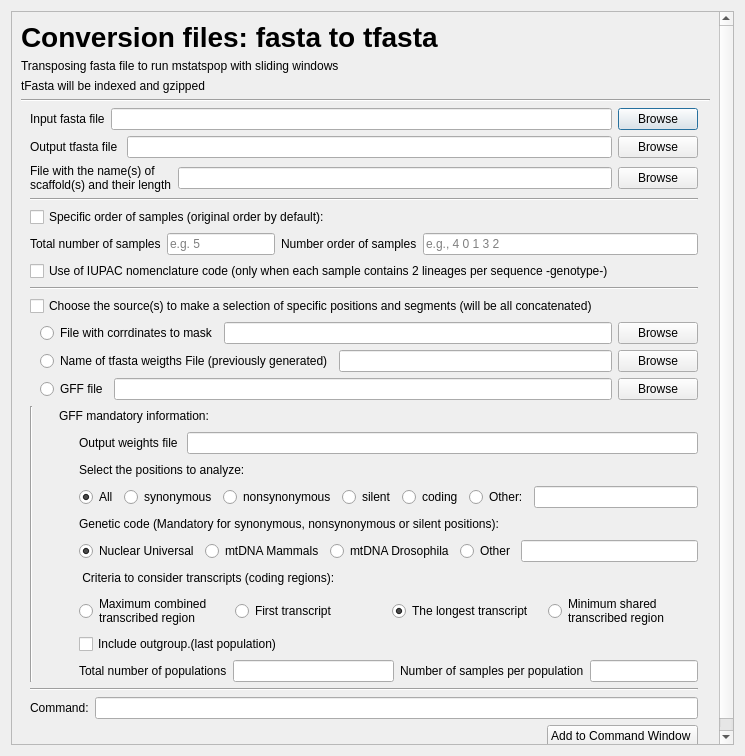
<?xml version="1.0" encoding="UTF-8"?>
<ui version="4.0">
 <class>Dialog</class>
 <widget class="QDialog" name="Dialog">
  <property name="geometry">
   <rect>
    <x>0</x>
    <y>0</y>
    <width>745</width>
    <height>756</height>
   </rect>
  </property>
  <property name="sizePolicy">
   <sizepolicy hsizetype="Preferred" vsizetype="Fixed">
    <horstretch>0</horstretch>
    <verstretch>0</verstretch>
   </sizepolicy>
  </property>
  <property name="minimumSize">
   <size>
    <width>729</width>
    <height>300</height>
   </size>
  </property>
  <property name="windowTitle">
   <string>Dialog</string>
  </property>
  <layout class="QGridLayout" name="gridLayout">
   <item row="0" column="0">
    <widget class="QScrollArea" name="scrollArea">
     <property name="sizePolicy">
      <sizepolicy hsizetype="Preferred" vsizetype="Preferred">
       <horstretch>0</horstretch>
       <verstretch>0</verstretch>
      </sizepolicy>
     </property>
     <property name="font">
      <font>
       <weight>50</weight>
       <italic>false</italic>
       <bold>false</bold>
       <underline>false</underline>
       <strikeout>false</strikeout>
       <kerning>true</kerning>
      </font>
     </property>
     <property name="lineWidth">
      <number>0</number>
     </property>
     <property name="widgetResizable">
      <bool>true</bool>
     </property>
     <widget class="QWidget" name="scrollAreaWidgetContents">
      <property name="geometry">
       <rect>
        <x>0</x>
        <y>0</y>
        <width>719</width>
        <height>1004</height>
       </rect>
      </property>
      <layout class="QGridLayout" name="gridLayout_2">
       <item row="2" column="0">
        <widget class="QFrame" name="frameWeight">
         <property name="frameShape">
          <enum>QFrame::NoFrame</enum>
         </property>
         <property name="frameShadow">
          <enum>QFrame::Raised</enum>
         </property>
         <layout class="QVBoxLayout" name="verticalLayout_8">
          <property name="topMargin">
           <number>0</number>
          </property>
          <property name="rightMargin">
           <number>12</number>
          </property>
          <property name="bottomMargin">
           <number>0</number>
          </property>
          <item>
           <layout class="QHBoxLayout" name="horizontalLayout_input_option_i" stretch="0,0,0">
            <property name="spacing">
             <number>6</number>
            </property>
            <item>
             <widget class="QLabel" name="labelInput_fasta">
              <property name="text">
               <string>Input fasta file</string>
              </property>
             </widget>
            </item>
            <item>
             <widget class="QLineEdit" name="lineInput_fasta"/>
            </item>
            <item>
             <widget class="QPushButton" name="openInput_fasta">
              <property name="text">
               <string>Browse</string>
              </property>
              <property name="autoDefault">
               <bool>true</bool>
              </property>
             </widget>
            </item>
           </layout>
          </item>
          <item>
           <layout class="QHBoxLayout" name="horizontalLayout_output_option_o">
            <item>
             <widget class="QLabel" name="labelOutput_tfasta">
              <property name="text">
               <string>Output tfasta file </string>
              </property>
             </widget>
            </item>
            <item>
             <widget class="QLineEdit" name="lineOutput_tfasta"/>
            </item>
            <item>
             <widget class="QPushButton" name="openInput_fasta_2">
              <property name="text">
               <string>Browse</string>
              </property>
              <property name="autoDefault">
               <bool>true</bool>
              </property>
             </widget>
            </item>
           </layout>
          </item>
          <item>
           <layout class="QHBoxLayout" name="horizontalLayout_option_n">
            <item>
             <widget class="QLabel" name="labelScaffold">
              <property name="text">
               <string>File with the name(s) of
scaffold(s) and their length</string>
              </property>
             </widget>
            </item>
            <item>
             <widget class="QLineEdit" name="lineScaffold">
              <property name="placeholderText">
               <string/>
              </property>
             </widget>
            </item>
            <item>
             <widget class="QPushButton" name="openScaffold">
              <property name="text">
               <string>Browse</string>
              </property>
             </widget>
            </item>
           </layout>
          </item>
          <item>
           <widget class="Line" name="line_4">
            <property name="orientation">
             <enum>Qt::Horizontal</enum>
            </property>
           </widget>
          </item>
          <item>
           <widget class="QCheckBox" name="checkOrderSamplesConv">
            <property name="text">
             <string>Specific order of samples (original order by default):</string>
            </property>
           </widget>
          </item>
          <item>
           <layout class="QHBoxLayout" name="horizontalLayout_61">
            <item>
             <widget class="QLabel" name="labelOrderSamplesConv">
              <property name="text">
               <string>Total number of samples</string>
              </property>
             </widget>
            </item>
            <item>
             <widget class="QLineEdit" name="lineOrderSamples_total">
              <property name="sizePolicy">
               <sizepolicy hsizetype="Fixed" vsizetype="Fixed">
                <horstretch>0</horstretch>
                <verstretch>0</verstretch>
               </sizepolicy>
              </property>
              <property name="placeholderText">
               <string>e.g. 5</string>
              </property>
             </widget>
            </item>
            <item>
             <layout class="QHBoxLayout" name="horizontalLayout_63">
              <item>
               <widget class="QLabel" name="labelOrderSamplesConv2">
                <property name="text">
                 <string>Number order of samples</string>
                </property>
               </widget>
              </item>
              <item>
               <widget class="QLineEdit" name="lineOrderSamplesConv2">
                <property name="placeholderText">
                 <string>e.g., 4 0 1 3 2</string>
                </property>
               </widget>
              </item>
             </layout>
            </item>
           </layout>
          </item>
          <item>
           <widget class="QCheckBox" name="checkIUPACConv">
            <property name="text">
             <string>Use of IUPAC nomenclature code (only when each sample contains 2 lineages per sequence -genotype-)</string>
            </property>
           </widget>
          </item>
          <item>
           <widget class="Line" name="line_7">
            <property name="orientation">
             <enum>Qt::Horizontal</enum>
            </property>
           </widget>
          </item>
          <item>
           <widget class="QCheckBox" name="checkBox">
            <property name="text">
             <string>Choose the source(s) to make a selection of specific positions and segments (will be all concatenated)</string>
            </property>
            <property name="autoExclusive">
             <bool>false</bool>
            </property>
            <property name="tristate">
             <bool>true</bool>
            </property>
            <attribute name="buttonGroup">
             <string notr="true">buttonGroup_2</string>
            </attribute>
           </widget>
          </item>
          <item>
           <layout class="QVBoxLayout" name="verticalLayout">
            <property name="leftMargin">
             <number>10</number>
            </property>
            <property name="bottomMargin">
             <number>0</number>
            </property>
            <item>
             <layout class="QHBoxLayout" name="horizontalLayout_mask_option_m">
              <item>
               <widget class="QRadioButton" name="radioButton">
                <property name="text">
                 <string>File with corrdinates to mask</string>
                </property>
                <property name="autoExclusive">
                 <bool>true</bool>
                </property>
                <attribute name="buttonGroup">
                 <string notr="true">buttonGroup_2</string>
                </attribute>
               </widget>
              </item>
              <item>
               <widget class="QLineEdit" name="lineMaskFile"/>
              </item>
              <item>
               <widget class="QPushButton" name="openMaskFile">
                <property name="text">
                 <string>Browse</string>
                </property>
               </widget>
              </item>
             </layout>
            </item>
            <item>
             <layout class="QHBoxLayout" name="horizontalLayout_75">
              <item>
               <widget class="QRadioButton" name="radioButton_2">
                <property name="text">
                 <string>Name of tfasta weigths File (previously generated)</string>
                </property>
                <property name="autoExclusive">
                 <bool>true</bool>
                </property>
                <attribute name="buttonGroup">
                 <string notr="true">buttonGroup_2</string>
                </attribute>
               </widget>
              </item>
              <item>
               <widget class="QLineEdit" name="lineWeightFile"/>
              </item>
              <item>
               <widget class="QPushButton" name="openWeightFile">
                <property name="text">
                 <string>Browse</string>
                </property>
               </widget>
              </item>
             </layout>
            </item>
            <item>
             <layout class="QHBoxLayout" name="horizontalLayout_gffinput_option_g">
              <item>
               <widget class="QRadioButton" name="radioButton_3">
                <property name="text">
                 <string>GFF file</string>
                </property>
                <property name="autoExclusive">
                 <bool>false</bool>
                </property>
                <attribute name="buttonGroup">
                 <string notr="true">buttonGroup_2</string>
                </attribute>
               </widget>
              </item>
              <item>
               <widget class="QLineEdit" name="lineGFFFile"/>
              </item>
              <item>
               <widget class="QPushButton" name="openGFFFile">
                <property name="text">
                 <string>Browse</string>
                </property>
               </widget>
              </item>
             </layout>
            </item>
           </layout>
          </item>
          <item>
           <layout class="QHBoxLayout" name="horizontalLayout_gff_options">
            <property name="topMargin">
             <number>0</number>
            </property>
            <property name="bottomMargin">
             <number>0</number>
            </property>
            <item>
             <widget class="Line" name="line_5">
              <property name="orientation">
               <enum>Qt::Vertical</enum>
              </property>
             </widget>
            </item>
            <item>
             <layout class="QHBoxLayout" name="horizontalLayout_8">
              <property name="topMargin">
               <number>0</number>
              </property>
              <property name="bottomMargin">
               <number>0</number>
              </property>
              <item>
               <layout class="QVBoxLayout" name="verticalLayout_10">
                <property name="bottomMargin">
                 <number>0</number>
                </property>
                <item>
                 <layout class="QVBoxLayout" name="verticalLayout_9">
                  <property name="topMargin">
                   <number>0</number>
                  </property>
                  <property name="bottomMargin">
                   <number>0</number>
                  </property>
                  <item>
                   <layout class="QHBoxLayout" name="horizontalLayout_3">
                    <property name="topMargin">
                     <number>0</number>
                    </property>
                    <property name="bottomMargin">
                     <number>0</number>
                    </property>
                    <item>
                     <spacer name="horizontalSpacer_5">
                      <property name="orientation">
                       <enum>Qt::Horizontal</enum>
                      </property>
                      <property name="sizeType">
                       <enum>QSizePolicy::Fixed</enum>
                      </property>
                      <property name="sizeHint" stdset="0">
                       <size>
                        <width>20</width>
                        <height>20</height>
                       </size>
                      </property>
                     </spacer>
                    </item>
                    <item>
                     <widget class="QLabel" name="gff_info_label">
                      <property name="text">
                       <string>GFF mandatory information:</string>
                      </property>
                     </widget>
                    </item>
                   </layout>
                  </item>
                 </layout>
                </item>
                <item>
                 <layout class="QHBoxLayout" name="horizontalLayout_output_option_o_2">
                  <item>
                   <spacer name="horizontalSpacer_4">
                    <property name="orientation">
                     <enum>Qt::Horizontal</enum>
                    </property>
                    <property name="sizeType">
                     <enum>QSizePolicy::Fixed</enum>
                    </property>
                    <property name="sizeHint" stdset="0">
                     <size>
                      <width>40</width>
                      <height>20</height>
                     </size>
                    </property>
                   </spacer>
                  </item>
                  <item>
                   <widget class="QLabel" name="labelOutputWeight_2">
                    <property name="text">
                     <string>Output weights file </string>
                    </property>
                   </widget>
                  </item>
                  <item>
                   <widget class="QLineEdit" name="lineOutputWeight_2"/>
                  </item>
                 </layout>
                </item>
                <item>
                 <layout class="QHBoxLayout" name="horizontalLayout_6">
                  <property name="topMargin">
                   <number>0</number>
                  </property>
                  <property name="bottomMargin">
                   <number>0</number>
                  </property>
                  <item>
                   <spacer name="horizontalSpacer_9">
                    <property name="orientation">
                     <enum>Qt::Horizontal</enum>
                    </property>
                    <property name="sizeType">
                     <enum>QSizePolicy::Fixed</enum>
                    </property>
                    <property name="sizeHint" stdset="0">
                     <size>
                      <width>40</width>
                      <height>20</height>
                     </size>
                    </property>
                   </spacer>
                  </item>
                  <item>
                   <layout class="QVBoxLayout" name="verticalLayout_14">
                    <property name="bottomMargin">
                     <number>0</number>
                    </property>
                    <item>
                     <widget class="QLabel" name="labelCodeWeight_2">
                      <property name="text">
                       <string>Select the positions to analyze:</string>
                      </property>
                     </widget>
                    </item>
                   </layout>
                  </item>
                 </layout>
                </item>
                <item>
                 <layout class="QVBoxLayout" name="verticalLayout_11">
                  <property name="topMargin">
                   <number>0</number>
                  </property>
                  <property name="bottomMargin">
                   <number>0</number>
                  </property>
                  <item>
                   <layout class="QHBoxLayout" name="horizontalLayout_9">
                    <property name="topMargin">
                     <number>0</number>
                    </property>
                    <property name="bottomMargin">
                     <number>0</number>
                    </property>
                    <item>
                     <spacer name="horizontalSpacer_8">
                      <property name="orientation">
                       <enum>Qt::Horizontal</enum>
                      </property>
                      <property name="sizeType">
                       <enum>QSizePolicy::Fixed</enum>
                      </property>
                      <property name="sizeHint" stdset="0">
                       <size>
                        <width>40</width>
                        <height>20</height>
                       </size>
                      </property>
                     </spacer>
                    </item>
                    <item>
                     <widget class="QRadioButton" name="radio_notation_all">
                      <property name="text">
                       <string>All</string>
                      </property>
                      <property name="checked">
                       <bool>true</bool>
                      </property>
                      <attribute name="buttonGroup">
                       <string notr="true">buttonGroup_5</string>
                      </attribute>
                     </widget>
                    </item>
                    <item>
                     <widget class="QRadioButton" name="radio_notation_syn">
                      <property name="text">
                       <string>synonymous</string>
                      </property>
                      <attribute name="buttonGroup">
                       <string notr="true">buttonGroup_5</string>
                      </attribute>
                     </widget>
                    </item>
                    <item>
                     <widget class="QRadioButton" name="radio_notation_nonsyn">
                      <property name="text">
                       <string>nonsynonymous</string>
                      </property>
                      <attribute name="buttonGroup">
                       <string notr="true">buttonGroup_5</string>
                      </attribute>
                     </widget>
                    </item>
                    <item>
                     <widget class="QRadioButton" name="radio_notation_silent">
                      <property name="text">
                       <string>silent</string>
                      </property>
                      <attribute name="buttonGroup">
                       <string notr="true">buttonGroup_5</string>
                      </attribute>
                     </widget>
                    </item>
                    <item>
                     <widget class="QRadioButton" name="radio_notation_coding">
                      <property name="text">
                       <string>coding</string>
                      </property>
                      <attribute name="buttonGroup">
                       <string notr="true">buttonGroup_5</string>
                      </attribute>
                     </widget>
                    </item>
                    <item>
                     <layout class="QHBoxLayout" name="horizontalLayout_142">
                      <property name="leftMargin">
                       <number>0</number>
                      </property>
                      <item>
                       <widget class="QRadioButton" name="radio_notation_other">
                        <property name="text">
                         <string>Other:</string>
                        </property>
                        <attribute name="buttonGroup">
                         <string notr="true">buttonGroup_5</string>
                        </attribute>
                       </widget>
                      </item>
                      <item>
                       <widget class="QLineEdit" name="lineTypeWeight">
                        <property name="placeholderText">
                         <string/>
                        </property>
                       </widget>
                      </item>
                     </layout>
                    </item>
                   </layout>
                  </item>
                 </layout>
                </item>
                <item>
                 <layout class="QHBoxLayout" name="horizontalLayout_4">
                  <property name="topMargin">
                   <number>0</number>
                  </property>
                  <property name="bottomMargin">
                   <number>0</number>
                  </property>
                  <item>
                   <spacer name="horizontalSpacer_6">
                    <property name="orientation">
                     <enum>Qt::Horizontal</enum>
                    </property>
                    <property name="sizeType">
                     <enum>QSizePolicy::Fixed</enum>
                    </property>
                    <property name="sizeHint" stdset="0">
                     <size>
                      <width>40</width>
                      <height>20</height>
                     </size>
                    </property>
                   </spacer>
                  </item>
                  <item>
                   <layout class="QVBoxLayout" name="verticalLayout_12">
                    <property name="bottomMargin">
                     <number>0</number>
                    </property>
                    <item>
                     <widget class="QLabel" name="labelCodeWeight">
                      <property name="text">
                       <string>Genetic code (Mandatory for synonymous, nonsynonymous or silent positions):</string>
                      </property>
                     </widget>
                    </item>
                   </layout>
                  </item>
                 </layout>
                </item>
                <item>
                 <layout class="QHBoxLayout" name="horizontalLayout_73">
                  <item>
                   <spacer name="horizontalSpacer_2">
                    <property name="orientation">
                     <enum>Qt::Horizontal</enum>
                    </property>
                    <property name="sizeType">
                     <enum>QSizePolicy::Fixed</enum>
                    </property>
                    <property name="sizeHint" stdset="0">
                     <size>
                      <width>40</width>
                      <height>20</height>
                     </size>
                    </property>
                   </spacer>
                  </item>
                  <item>
                   <widget class="QRadioButton" name="radioGeneticCodeUniversal">
                    <property name="text">
                     <string>Nuclear Universal</string>
                    </property>
                    <property name="checked">
                     <bool>true</bool>
                    </property>
                    <attribute name="buttonGroup">
                     <string notr="true">buttonGroup_3</string>
                    </attribute>
                   </widget>
                  </item>
                  <item>
                   <widget class="QRadioButton" name="radioGeneticCodemtMamm">
                    <property name="text">
                     <string>mtDNA Mammals</string>
                    </property>
                    <attribute name="buttonGroup">
                     <string notr="true">buttonGroup_3</string>
                    </attribute>
                   </widget>
                  </item>
                  <item>
                   <widget class="QRadioButton" name="radioGeneticCodemtDros">
                    <property name="text">
                     <string>mtDNA Drosophila</string>
                    </property>
                    <attribute name="buttonGroup">
                     <string notr="true">buttonGroup_3</string>
                    </attribute>
                   </widget>
                  </item>
                  <item>
                   <layout class="QHBoxLayout" name="horizontalLayout_157">
                    <item>
                     <widget class="QRadioButton" name="radioGeneticCode4Weight">
                      <property name="text">
                       <string>Other</string>
                      </property>
                      <attribute name="buttonGroup">
                       <string notr="true">buttonGroup_3</string>
                      </attribute>
                     </widget>
                    </item>
                    <item>
                     <widget class="QLineEdit" name="lineGeneticCode4Weight"/>
                    </item>
                   </layout>
                  </item>
                 </layout>
                </item>
                <item>
                 <layout class="QHBoxLayout" name="horizontalLayout_5">
                  <property name="bottomMargin">
                   <number>0</number>
                  </property>
                  <item>
                   <spacer name="horizontalSpacer_7">
                    <property name="orientation">
                     <enum>Qt::Horizontal</enum>
                    </property>
                    <property name="sizeType">
                     <enum>QSizePolicy::Fixed</enum>
                    </property>
                    <property name="sizeHint" stdset="0">
                     <size>
                      <width>40</width>
                      <height>20</height>
                     </size>
                    </property>
                   </spacer>
                  </item>
                  <item>
                   <layout class="QVBoxLayout" name="verticalLayout_13">
                    <property name="bottomMargin">
                     <number>0</number>
                    </property>
                    <item>
                     <widget class="QLabel" name="labelCriteriaWeight">
                      <property name="text">
                       <string> Criteria to consider transcripts (coding regions):</string>
                      </property>
                     </widget>
                    </item>
                   </layout>
                  </item>
                 </layout>
                </item>
                <item>
                 <layout class="QHBoxLayout" name="horizontalLayout_74">
                  <item>
                   <spacer name="horizontalSpacer_3">
                    <property name="orientation">
                     <enum>Qt::Horizontal</enum>
                    </property>
                    <property name="sizeType">
                     <enum>QSizePolicy::Fixed</enum>
                    </property>
                    <property name="sizeHint" stdset="0">
                     <size>
                      <width>40</width>
                      <height>20</height>
                     </size>
                    </property>
                   </spacer>
                  </item>
                  <item>
                   <widget class="QRadioButton" name="radioCriteriaTransMax">
                    <property name="text">
                     <string>Maximum combined
transcribed region</string>
                    </property>
                    <attribute name="buttonGroup">
                     <string notr="true">buttonGroup_4</string>
                    </attribute>
                   </widget>
                  </item>
                  <item>
                   <widget class="QRadioButton" name="radioCriteriaTransFirst">
                    <property name="text">
                     <string>First transcript</string>
                    </property>
                    <attribute name="buttonGroup">
                     <string notr="true">buttonGroup_4</string>
                    </attribute>
                   </widget>
                  </item>
                  <item>
                   <widget class="QRadioButton" name="radioCriteriaTransLong">
                    <property name="text">
                     <string>The longest transcript</string>
                    </property>
                    <property name="checkable">
                     <bool>true</bool>
                    </property>
                    <property name="checked">
                     <bool>true</bool>
                    </property>
                    <attribute name="buttonGroup">
                     <string notr="true">buttonGroup_4</string>
                    </attribute>
                   </widget>
                  </item>
                  <item>
                   <widget class="QRadioButton" name="radioCriteriaTransMin">
                    <property name="text">
                     <string>Minimum shared
transcribed region</string>
                    </property>
                    <attribute name="buttonGroup">
                     <string notr="true">buttonGroup_4</string>
                    </attribute>
                   </widget>
                  </item>
                 </layout>
                </item>
                <item>
                 <layout class="QHBoxLayout" name="horizontalLayout">
                  <property name="bottomMargin">
                   <number>0</number>
                  </property>
                  <item>
                   <spacer name="horizontalSpacer_11">
                    <property name="orientation">
                     <enum>Qt::Horizontal</enum>
                    </property>
                    <property name="sizeType">
                     <enum>QSizePolicy::Fixed</enum>
                    </property>
                    <property name="sizeHint" stdset="0">
                     <size>
                      <width>40</width>
                      <height>20</height>
                     </size>
                    </property>
                   </spacer>
                  </item>
                  <item>
                   <widget class="QCheckBox" name="checkOutgroupWeight">
                    <property name="text">
                     <string>Include outgroup.(last population)</string>
                    </property>
                   </widget>
                  </item>
                 </layout>
                </item>
                <item>
                 <layout class="QHBoxLayout" name="horizontalLayout_62">
                  <item>
                   <spacer name="horizontalSpacer_10">
                    <property name="orientation">
                     <enum>Qt::Horizontal</enum>
                    </property>
                    <property name="sizeType">
                     <enum>QSizePolicy::Fixed</enum>
                    </property>
                    <property name="sizeHint" stdset="0">
                     <size>
                      <width>40</width>
                      <height>20</height>
                     </size>
                    </property>
                   </spacer>
                  </item>
                  <item>
                   <widget class="QLabel" name="label_44">
                    <property name="text">
                     <string>Total number of populations</string>
                    </property>
                   </widget>
                  </item>
                  <item>
                   <widget class="QLineEdit" name="lineTotalPopsConv"/>
                  </item>
                  <item>
                   <layout class="QHBoxLayout" name="horizontalLayout_60">
                    <item>
                     <widget class="QLabel" name="label_43">
                      <property name="text">
                       <string>Number of samples per population</string>
                      </property>
                     </widget>
                    </item>
                    <item>
                     <widget class="QLineEdit" name="lineSamplesPopsConv"/>
                    </item>
                   </layout>
                  </item>
                 </layout>
                </item>
               </layout>
              </item>
             </layout>
            </item>
           </layout>
          </item>
          <item>
           <widget class="Line" name="line_3">
            <property name="orientation">
             <enum>Qt::Horizontal</enum>
            </property>
           </widget>
          </item>
          <item>
           <layout class="QHBoxLayout" name="horizontalLayout_7">
            <property name="bottomMargin">
             <number>0</number>
            </property>
            <item>
             <layout class="QHBoxLayout" name="horizontalLayout_10">
              <property name="bottomMargin">
               <number>0</number>
              </property>
              <item>
               <widget class="QLabel" name="label">
                <property name="sizePolicy">
                 <sizepolicy hsizetype="Fixed" vsizetype="Preferred">
                  <horstretch>0</horstretch>
                  <verstretch>0</verstretch>
                 </sizepolicy>
                </property>
                <property name="text">
                 <string>Command:</string>
                </property>
               </widget>
              </item>
             </layout>
            </item>
            <item>
             <layout class="QHBoxLayout" name="horizontalLayout_11">
              <property name="rightMargin">
               <number>0</number>
              </property>
              <property name="bottomMargin">
               <number>0</number>
              </property>
              <item>
               <widget class="QLineEdit" name="lineEdit"/>
              </item>
             </layout>
            </item>
           </layout>
          </item>
          <item>
           <layout class="QHBoxLayout" name="horizontalLayout_2">
            <property name="rightMargin">
             <number>0</number>
            </property>
            <property name="bottomMargin">
             <number>0</number>
            </property>
            <item>
             <spacer name="horizontalSpacer">
              <property name="orientation">
               <enum>Qt::Horizontal</enum>
              </property>
              <property name="sizeHint" stdset="0">
               <size>
                <width>40</width>
                <height>20</height>
               </size>
              </property>
             </spacer>
            </item>
            <item>
             <widget class="QPushButton" name="Button_AddCommandWin">
              <property name="text">
               <string>Add to Command Window </string>
              </property>
             </widget>
            </item>
           </layout>
          </item>
         </layout>
        </widget>
       </item>
       <item row="1" column="0">
        <widget class="Line" name="line">
         <property name="orientation">
          <enum>Qt::Horizontal</enum>
         </property>
        </widget>
       </item>
       <item row="0" column="0">
        <layout class="QHBoxLayout" name="horizontalLayout_15">
         <property name="sizeConstraint">
          <enum>QLayout::SetFixedSize</enum>
         </property>
         <property name="topMargin">
          <number>0</number>
         </property>
         <property name="rightMargin">
          <number>10</number>
         </property>
         <item>
          <layout class="QHBoxLayout" name="horizontalLayout_16">
           <property name="rightMargin">
            <number>10</number>
           </property>
           <item>
            <layout class="QVBoxLayout" name="verticalLayout_22">
             <property name="sizeConstraint">
              <enum>QLayout::SetFixedSize</enum>
             </property>
             <property name="bottomMargin">
              <number>0</number>
             </property>
             <item>
              <layout class="QVBoxLayout" name="verticalLayout_23">
               <item>
                <widget class="QLabel" name="label_8">
                 <property name="font">
                  <font>
                   <pointsize>21</pointsize>
                   <weight>75</weight>
                   <bold>true</bold>
                  </font>
                 </property>
                 <property name="text">
                  <string>Conversion files: fasta to tfasta</string>
                 </property>
                </widget>
               </item>
              </layout>
             </item>
             <item>
              <layout class="QVBoxLayout" name="verticalLayout_24">
               <item>
                <widget class="QLabel" name="label_9">
                 <property name="font">
                  <font>
                   <kerning>true</kerning>
                  </font>
                 </property>
                 <property name="text">
                  <string>Transposing fasta file to run mstatspop with sliding windows</string>
                 </property>
                </widget>
               </item>
              </layout>
             </item>
             <item>
              <layout class="QVBoxLayout" name="verticalLayout_25">
               <item>
                <widget class="QLabel" name="label_10">
                 <property name="text">
                  <string>tFasta will be indexed and gzipped</string>
                 </property>
                </widget>
               </item>
              </layout>
             </item>
            </layout>
           </item>
          </layout>
         </item>
         <item>
          <widget class="QLabel" name="logo_4">
           <property name="sizePolicy">
            <sizepolicy hsizetype="Preferred" vsizetype="Fixed">
             <horstretch>0</horstretch>
             <verstretch>0</verstretch>
            </sizepolicy>
           </property>
           <property name="maximumSize">
            <size>
             <width>81</width>
             <height>81</height>
            </size>
           </property>
           <property name="text">
            <string/>
           </property>
           <property name="pixmap">
            <pixmap resource="icon_SPiGA.qrc">:/logo/SPiGA_icon.png</pixmap>
           </property>
           <property name="scaledContents">
            <bool>true</bool>
           </property>
          </widget>
         </item>
        </layout>
       </item>
      </layout>
     </widget>
    </widget>
   </item>
  </layout>
 </widget>
 <tabstops>
  <tabstop>lineInput_fasta</tabstop>
  <tabstop>openInput_fasta</tabstop>
  <tabstop>lineOutput_tfasta</tabstop>
  <tabstop>lineScaffold</tabstop>
  <tabstop>openScaffold</tabstop>
  <tabstop>checkOrderSamplesConv</tabstop>
  <tabstop>lineOrderSamples_total</tabstop>
  <tabstop>lineOrderSamplesConv2</tabstop>
  <tabstop>checkIUPACConv</tabstop>
  <tabstop>lineMaskFile</tabstop>
  <tabstop>openMaskFile</tabstop>
  <tabstop>lineWeightFile</tabstop>
  <tabstop>openWeightFile</tabstop>
  <tabstop>lineGFFFile</tabstop>
  <tabstop>openGFFFile</tabstop>
  <tabstop>lineOutputWeight_2</tabstop>
  <tabstop>radio_notation_syn</tabstop>
  <tabstop>radio_notation_nonsyn</tabstop>
  <tabstop>radio_notation_silent</tabstop>
  <tabstop>radio_notation_coding</tabstop>
  <tabstop>radio_notation_other</tabstop>
  <tabstop>lineTypeWeight</tabstop>
  <tabstop>radioGeneticCodeUniversal</tabstop>
  <tabstop>radioGeneticCodemtMamm</tabstop>
  <tabstop>radioGeneticCodemtDros</tabstop>
  <tabstop>radioGeneticCode4Weight</tabstop>
  <tabstop>lineGeneticCode4Weight</tabstop>
  <tabstop>radioCriteriaTransMax</tabstop>
  <tabstop>radioCriteriaTransFirst</tabstop>
  <tabstop>radioCriteriaTransLong</tabstop>
  <tabstop>radioCriteriaTransMin</tabstop>
  <tabstop>checkOutgroupWeight</tabstop>
  <tabstop>lineTotalPopsConv</tabstop>
  <tabstop>lineSamplesPopsConv</tabstop>
  <tabstop>Button_AddCommandWin</tabstop>
 </tabstops>
 <resources>
  <include location="icon_SPiGA.qrc"/>
 </resources>
 <connections/>
 <buttongroups>
  <buttongroup name="buttonGroup_5"/>
  <buttongroup name="buttonGroup_3"/>
  <buttongroup name="buttonGroup_2"/>
  <buttongroup name="buttonGroup_4"/>
 </buttongroups>
</ui>
